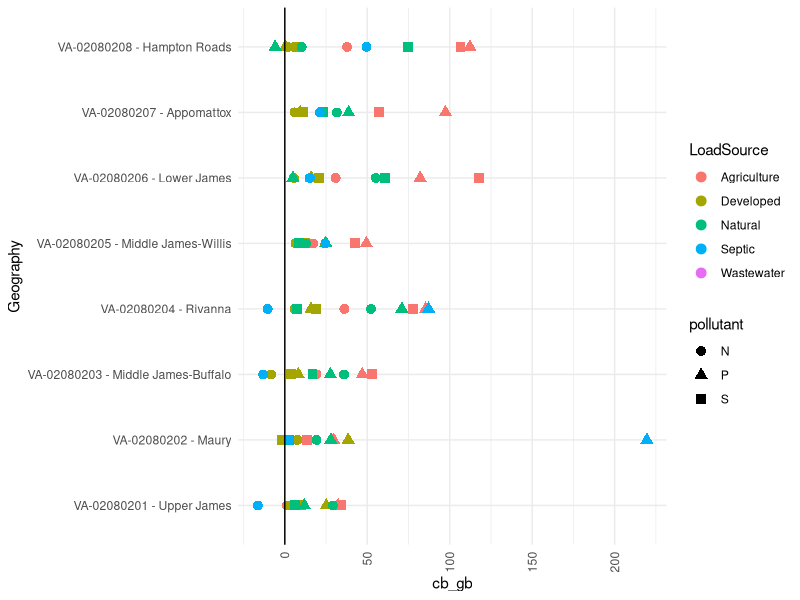
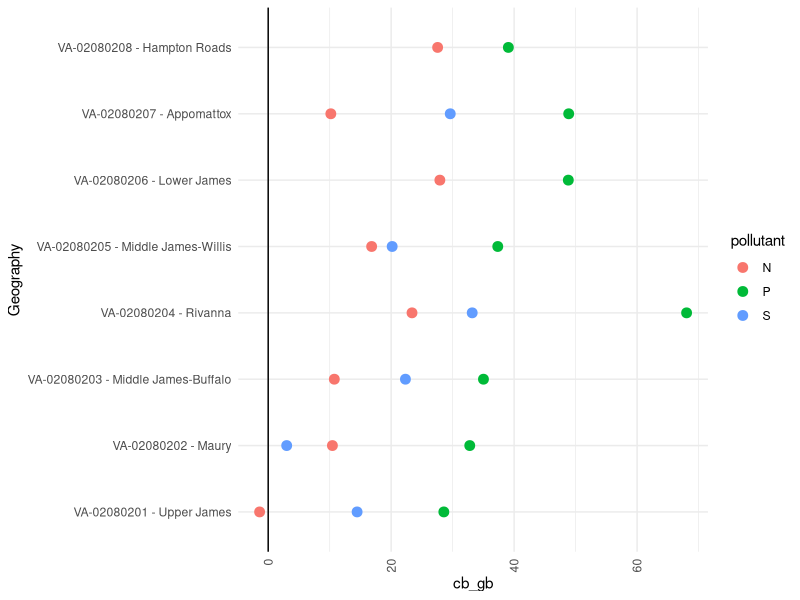
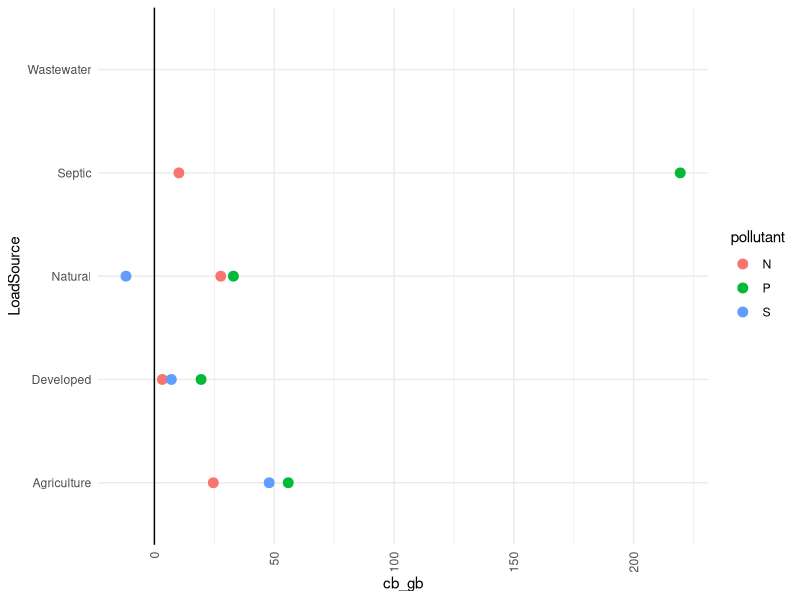

The R source for these figures, in order:
library(dplyr)
library(tidyr)
library(ggplot2)

raw_data<-readxl::read_excel("Test-HUC8loadperunit2007and2019.xlsx",
                             sheet = "Sector - All Agencies")
data<-raw_data %>% 
  pivot_longer(cols=c(7:27),names_to="output",values_to="loadrates") %>% 
  select(-Sector,-Allocation,-Agency,-Unit) %>% 
  mutate(year=gsub(' .*', '', output),
         pollutant=gsub('.*_|Load.*', '', output),
         load_type=gsub('.*LoadRate', '', output)) %>% 
  select(-output)

#for watershed prgress rates by pollutant
data2<-data %>% 
  group_by(Geography, year, load_type, pollutant) %>% 
  summarise(totals=sum(loadrates,na.rm=TRUE), .groups='drop') %>% 
  pivot_wider(names_from = year, values_from =totals)

results<-data2 %>% 
  mutate(cb_gb=(`2019`-`2007`)/(WIP-`2007`)*100,
         gc_g=(WIP-`2019`)/WIP*100,
         cg_bg=1-(`2019`-WIP)/(`2007`-WIP),
         wip_higher=case_when(
           `2007`- WIP <=0  ~ "*",
           TRUE~        "-"))

EOS<-filter(results, load_type=="EOS")
EOT<-filter(results, load_type=="EOT")

#for james progress by sector
data3<-data %>% 
  group_by(year,load_type,pollutant,LoadSource) %>% 
  summarise(totals=sum(loadrates,na.rm=TRUE), .groups='drop') %>% 
  pivot_wider(names_from = year, values_from =totals)
results3<-data3 %>% 
  mutate(cb_gb=(`2019`-`2007`)/(WIP-`2007`)*100,
         gc_g=(WIP-`2019`)/WIP*100,
         cg_bg=1-(`2019`-WIP)/(`2007`-WIP),
         wip_higher=case_when(
           `2007`- WIP <=0  ~ "*",
           TRUE~        NA_character_))

#for watershed progress by sector
results4<-data %>% 
  pivot_wider(names_from = year, values_from=loadrates) %>% 
  mutate(cb_gb=(`2019`-`2007`)/(WIP-`2007`)*100,
         gc_g=(WIP-`2019`)/WIP*100,
         cg_bg=1-(`2019`-WIP)/(`2007`-WIP),
         wip_higher=case_when(
           `2007`- WIP <=0  ~ "*",
           TRUE~        NA_character_))

#plots!
#x=watershed, y=loadrates, color=pollutant, shape=sector
a<-results4 %>% 
  filter(pollutant!="Amount") %>% 
  filter(load_type=="EOT") %>% 
  ggplot(.)+
  theme_minimal()+
  geom_point(aes(x=Geography, y=cb_gb,color=LoadSource, shape=pollutant), size=3)+
  theme(axis.text.x = element_text(angle = 90, vjust = 0.5, hjust=1))+
  coord_flip()+geom_hline(aes(yintercept=0))
a

b<-results %>% 
  filter(pollutant!="Amount") %>% 
  filter(load_type=="EOT") %>% 
  filter(wip_higher!="*") %>% 
  ggplot(.)+
  theme_minimal()+
  geom_point(aes(x=Geography, y=cb_gb,color=pollutant), size=3)+
  theme(axis.text.x = element_text(angle = 90, vjust = 0.5, hjust=1))+
  coord_flip()+geom_hline(aes(yintercept=0))
b

c<-results3 %>% 
  filter(pollutant!="Amount") %>% 
  filter(load_type=="EOT") %>% 
  ggplot(.)+
  theme_minimal()+
  geom_point(aes(x=LoadSource, y=cb_gb,color=pollutant), size=3)+
  theme(axis.text.x = element_text(angle = 90, vjust = 0.5, hjust=1))+
  coord_flip()+geom_hline(aes(yintercept=0))
c
